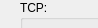
            <widget class="QWidget" name="page_12">
             <property name="geometry">
              <rect>
               <x>0</x>
               <y>0</y>
               <width>98</width>
               <height>28</height>
              </rect>
             </property>
             <attribute name="label">
              <string>PORT</string>
             </attribute>
             <widget class="QGroupBox" name="groupBox_19">
              <property name="geometry">
               <rect>
                <x>20</x>
                <y>130</y>
                <width>241</width>
                <height>131</height>
               </rect>
              </property>
              <property name="title">
               <string>Multiport:</string>
              </property>
              <widget class="QCheckBox" name="nat_e_multi_port">
               <property name="geometry">
                <rect>
                 <x>210</x>
                 <y>10</y>
                 <width>16</width>
                 <height>16</height>
                </rect>
               </property>
               <property name="whatsThis">
                <string>Enable</string>
               </property>
               <property name="text">
                <string/>
               </property>
              </widget>
              <widget class="QWidget" name="layoutWidget_4">
               <property name="geometry">
                <rect>
                 <x>11</x>
                 <y>42</y>
                 <width>221</width>
                 <height>82</height>
                </rect>
               </property>
               <layout class="QGridLayout" name="gridLayout_19">
                <item row="0" column="1">
                 <widget class="QLabel" name="label_102">
                  <property name="text">
                   <string>Protocol</string>
                  </property>
                 </widget>
                </item>
                <item row="0" column="2">
                 <widget class="QCheckBox" name="nat_protocol_not">
                  <property name="whatsThis">
                   <string>Deny</string>
                  </property>
                  <property name="text">
                   <string/>
                  </property>
                 </widget>
                </item>
                <item row="0" column="3">
                 <widget class="QComboBox" name="nat_protocol_combobox">
                  <item>
                   <property name="text">
                    <string/>
                   </property>
                  </item>
                  <item>
                   <property name="text">
                    <string>tcp</string>
                   </property>
                  </item>
                  <item>
                   <property name="text">
                    <string>udp</string>
                   </property>
                  </item>
                  <item>
                   <property name="text">
                    <string>dccp</string>
                   </property>
                  </item>
                  <item>
                   <property name="text">
                    <string>sccp</string>
                   </property>
                  </item>
                 </widget>
                </item>
                <item row="1" column="0">
                 <widget class="QCheckBox" name="nat_e_src_port_multi">
                  <property name="whatsThis">
                   <string>Enable</string>
                  </property>
                  <property name="text">
                   <string/>
                  </property>
                 </widget>
                </item>
                <item row="1" column="1">
                 <widget class="QLabel" name="label_103">
                  <property name="text">
                   <string>Src. port</string>
                  </property>
                 </widget>
                </item>
                <item row="1" column="2">
                 <widget class="QCheckBox" name="nat_src_port_multi_not">
                  <property name="whatsThis">
                   <string>Deny</string>
                  </property>
                  <property name="text">
                   <string/>
                  </property>
                 </widget>
                </item>
                <item row="1" column="3">
                 <widget class="QLineEdit" name="nat_src_port_multi_line_edit">
                  <property name="whatsThis">
                   <string>port[,port | ,port:port]...</string>
                  </property>
                 </widget>
                </item>
                <item row="2" column="0">
                 <widget class="QCheckBox" name="nat_e_dst_port_multi">
                  <property name="whatsThis">
                   <string>Enable</string>
                  </property>
                  <property name="text">
                   <string/>
                  </property>
                 </widget>
                </item>
                <item row="2" column="1">
                 <widget class="QLabel" name="label_104">
                  <property name="text">
                   <string>dst. port</string>
                  </property>
                 </widget>
                </item>
                <item row="2" column="2">
                 <widget class="QCheckBox" name="nat_dst_port_multi_not">
                  <property name="whatsThis">
                   <string>Deny</string>
                  </property>
                  <property name="text">
                   <string/>
                  </property>
                 </widget>
                </item>
                <item row="2" column="3">
                 <widget class="QLineEdit" name="nat_dst_port_multi_line_edit">
                  <property name="whatsThis">
                   <string>port[,port | ,port:port]...</string>
                  </property>
                 </widget>
                </item>
               </layout>
              </widget>
             </widget>
             <widget class="QGroupBox" name="groupBox_23">
              <property name="geometry">
               <rect>
                <x>270</x>
                <y>130</y>
                <width>231</width>
                <height>131</height>
               </rect>
              </property>
              <property name="title">
               <string>ICMP:</string>
              </property>
              <widget class="QCheckBox" name="nat_e_icmp_type">
               <property name="geometry">
                <rect>
                 <x>200</x>
                 <y>10</y>
                 <width>16</width>
                 <height>16</height>
                </rect>
               </property>
               <property name="whatsThis">
                <string>Enable</string>
               </property>
               <property name="text">
                <string/>
               </property>
              </widget>
              <widget class="QWidget" name="layoutWidget_5">
               <property name="geometry">
                <rect>
                 <x>11</x>
                 <y>40</y>
                 <width>211</width>
                 <height>24</height>
                </rect>
               </property>
               <layout class="QGridLayout" name="gridLayout_20">
                <item row="0" column="0">
                 <widget class="QLabel" name="label_105">
                  <property name="text">
                   <string>ICMP type</string>
                  </property>
                 </widget>
                </item>
                <item row="0" column="1">
                 <widget class="QCheckBox" name="nat_icmp_type_not">
                  <property name="whatsThis">
                   <string>Deny</string>
                  </property>
                  <property name="text">
                   <string/>
                  </property>
                 </widget>
                </item>
                <item row="0" column="2">
                 <widget class="QLineEdit" name="nat_icmp_type_line_edit">
                  <property name="whatsThis">
                   <string>{type[/code] | typename}</string>
                  </property>
                 </widget>
                </item>
               </layout>
              </widget>
             </widget>
             <widget class="QGroupBox" name="groupBox_24">
              <property name="geometry">
               <rect>
                <x>20</x>
                <y>0</y>
                <width>241</width>
                <height>131</height>
               </rect>
              </property>
              <property name="title">
               <string>TCP:</string>
              </property>
              <widget class="QCheckBox" name="nat_e_tcp_Match">
               <property name="geometry">
                <rect>
                 <x>210</x>
                 <y>10</y>
                 <width>21</width>
                 <height>16</height>
                </rect>
               </property>
               <property name="whatsThis">
                <string>Enable</string>
               </property>
               <property name="text">
                <string/>
               </property>
              </widget>
              <widget class="QWidget" name="layoutWidget_6">
               <property name="geometry">
                <rect>
                 <x>10</x>
                 <y>42</y>
                 <width>221</width>
                 <height>82</height>
                </rect>
               </property>
               <layout class="QGridLayout" name="gridLayout_21">
                <item row="0" column="0">
                 <widget class="QCheckBox" name="nat_e_src_port_tcp">
                  <property name="whatsThis">
                   <string>Enable</string>
                  </property>
                  <property name="text">
                   <string/>
                  </property>
                 </widget>
                </item>
                <item row="0" column="1">
                 <widget class="QLabel" name="label_106">
                  <property name="text">
                   <string>Src. port</string>
                  </property>
                 </widget>
                </item>
                <item row="0" column="2">
                 <widget class="QCheckBox" name="nat_src_port_tcp_not">
                  <property name="whatsThis">
                   <string>Deny</string>
                  </property>
                  <property name="text">
                   <string/>
                  </property>
                 </widget>
                </item>
                <item row="0" column="3">
                 <widget class="QLineEdit" name="nat_src_port_tcp_line_edit">
                  <property name="whatsThis">
                   <string>port[:port]</string>
                  </property>
                 </widget>
                </item>
                <item row="1" column="0">
                 <widget class="QCheckBox" name="nat_e_dst_port_tcp">
                  <property name="whatsThis">
                   <string>Enable</string>
                  </property>
                  <property name="text">
                   <string/>
                  </property>
                 </widget>
                </item>
                <item row="1" column="1">
                 <widget class="QLabel" name="label_107">
                  <property name="text">
                   <string>dst. port</string>
                  </property>
                 </widget>
                </item>
                <item row="1" column="2">
                 <widget class="QCheckBox" name="nat_dst_port_tcp_not">
                  <property name="whatsThis">
                   <string>Deny</string>
                  </property>
                  <property name="text">
                   <string/>
                  </property>
                 </widget>
                </item>
                <item row="1" column="3">
                 <widget class="QLineEdit" name="nat_dst_port_tcp_line_edit">
                  <property name="whatsThis">
                   <string>port[:port]</string>
                  </property>
                 </widget>
                </item>
                <item row="2" column="0">
                 <widget class="QCheckBox" name="nat_e_tcp_flags">
                  <property name="whatsThis">
                   <string>Enable</string>
                  </property>
                  <property name="text">
                   <string/>
                  </property>
                 </widget>
                </item>
                <item row="2" column="1">
                 <widget class="QLabel" name="label_108">
                  <property name="text">
                   <string>TCP flags</string>
                  </property>
                 </widget>
                </item>
                <item row="2" column="2">
                 <widget class="QCheckBox" name="nat_tcp_flags_not">
                  <property name="whatsThis">
                   <string>Deny</string>
                  </property>
                  <property name="text">
                   <string/>
                  </property>
                 </widget>
                </item>
                <item row="2" column="3">
                 <widget class="QLineEdit" name="nat_tcp_flags_line_edit">
                  <property name="whatsThis">
                   <string>mask comp</string>
                  </property>
                 </widget>
                </item>
               </layout>
              </widget>
             </widget>
             <widget class="QGroupBox" name="groupBox_25">
              <property name="geometry">
               <rect>
                <x>270</x>
                <y>0</y>
                <width>231</width>
                <height>131</height>
               </rect>
              </property>
              <property name="title">
               <string>UDP:</string>
              </property>
              <widget class="QCheckBox" name="nat_e_udp_Match">
               <property name="geometry">
                <rect>
                 <x>200</x>
                 <y>10</y>
                 <width>16</width>
                 <height>16</height>
                </rect>
               </property>
               <property name="whatsThis">
                <string>Enable</string>
               </property>
               <property name="text">
                <string/>
               </property>
              </widget>
              <widget class="QWidget" name="layoutWidget_7">
               <property name="geometry">
                <rect>
                 <x>10</x>
                 <y>41</y>
                 <width>211</width>
                 <height>53</height>
                </rect>
               </property>
               <layout class="QGridLayout" name="gridLayout_22">
                <item row="0" column="0">
                 <widget class="QCheckBox" name="nat_e_src_port_udp">
                  <property name="whatsThis">
                   <string>Enable</string>
                  </property>
                  <property name="text">
                   <string/>
                  </property>
                 </widget>
                </item>
                <item row="0" column="1">
                 <widget class="QLabel" name="label_109">
                  <property name="text">
                   <string>Src. port</string>
                  </property>
                 </widget>
                </item>
                <item row="0" column="2">
                 <widget class="QCheckBox" name="nat_src_port_udp_not">
                  <property name="whatsThis">
                   <string>Deny</string>
                  </property>
                  <property name="text">
                   <string/>
                  </property>
                 </widget>
                </item>
                <item row="0" column="3">
                 <widget class="QLineEdit" name="nat_src_port_udp_line_edit">
                  <property name="whatsThis">
                   <string>port[:port]</string>
                  </property>
                 </widget>
                </item>
                <item row="1" column="0">
                 <widget class="QCheckBox" name="nat_e_dst_port_udp">
                  <property name="whatsThis">
                   <string>Enable</string>
                  </property>
                  <property name="text">
                   <string/>
                  </property>
                 </widget>
                </item>
                <item row="1" column="1">
                 <widget class="QLabel" name="label_110">
                  <property name="text">
                   <string>dst. port</string>
                  </property>
                 </widget>
                </item>
                <item row="1" column="2">
                 <widget class="QCheckBox" name="nat_dst_port_udp_not">
                  <property name="whatsThis">
                   <string>Deny</string>
                  </property>
                  <property name="text">
                   <string/>
                  </property>
                 </widget>
                </item>
                <item row="1" column="3">
                 <widget class="QLineEdit" name="nat_dst_port_udp_line_edit">
                  <property name="whatsThis">
                   <string>port[:port]</string>
                  </property>
                 </widget>
                </item>
               </layout>
              </widget>
             </widget>
            </widget>
